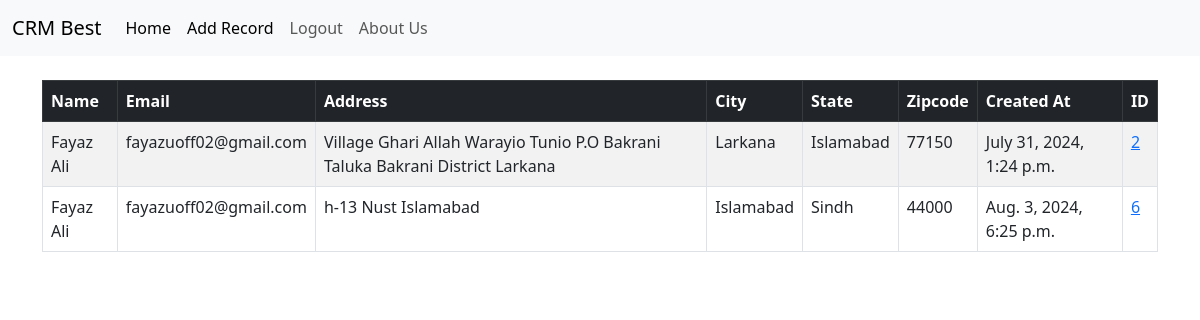
The app's page / (signed in) with its own data.
### crmapp/models.py (models this page shows, shortened)
class Record(models.Model):
    created_at=models.DateTimeField(auto_now_add=True)
    first_name=models.CharField(max_length=200)
    last_name=models.CharField(max_length=200)
    email=models.CharField(max_length=100)
    address=models.CharField(max_length=100)
    city=models.CharField(max_length=100)
    state=models.CharField(max_length=100)
    zipcode=models.CharField(max_length=100)

### crmapp/views.py (the view)
# urls.py: path('', views.home, name='home'),
def home(request):
    records=Record.objects.all()
    if request.method == 'POST':
        username = request.POST['username']
        password = request.POST['password']
        user = authenticate(request, username=username, password=password)
        if user is not None:
            login(request, user)
            messages.success(request, "You Have Been Logged In!")
            return redirect('home')
        else:
            messages.error(request, "There Was An Error Logging In, Please Try Again...")
            return redirect('home')
    else:
        return render(request, 'crmapp/home.html', {'records':records})

### crmapp/templates/crmapp/home.html (shortened to what this page needs)
{% extends 'crmapp/base.html' %}
{% block content %}
{% if user.is_authenticated %}
<table class="table table-striped table-hover table-bordered">
  <thead class="table-dark">
    <tr>
      <th scope="col">Name</th>
      <th scope="col">Email</th>
      <th scope="col">Address</th>
      <th scope="col">City</th>
      <th scope="col">State</th>
      <th scope="col">Zipcode</th>
      <th scope="col">Created At</th>
      <th scope="col">ID</th>
    </tr>
  </thead>
  <tbody>
{% if records %}
	{% for record in records %}
  <tr>
    <td><a href="{% url 'record' record.id %}" style="color: inherit; text-decoration: none;">{{ record.first_name }} {{ record.last_name }}</a></td>
			<td>{{ record.email }}</td>
			<td>{{ record.address }}</td>
			<td>{{ record.city }}</td>
			<td>{{ record.state }}</td>
			<td>{{ record.zipcode }}</td>
			<td>{{ record.created_at }}</td>
			<td> <a href="{% url 'record' record.id %}">{{ record.id }}</a> </td>
		</tr>
	{% endfor %}
{% endif %}
	  </tbody>
	</table>
  {% endif %}
{% endblock %}

### crmapp/templates/crmapp/base.html (shortened to what this page needs)
<!doctype html>
<html lang="en">
  <head>
    <link href="https://cdn.jsdelivr.net/npm/bootstrap@5.3.0-alpha1/dist/css/bootstrap.min.css" rel="stylesheet">
  </head>
  <body>
    {% include 'navbar.html' %}
    <div class="container">
      <br/>
      {% block content %}
      {% endblock%}
    </div>
  </body>
</html>

### templates/navbar.html (shortened to what this page needs)
<nav class="navbar navbar-expand-lg bg-body-tertiary ">
    <div class="container-fluid">
      <a class="navbar-brand" href="{%url 'home'%}">CRM Best</a>
      <div class="collapse navbar-collapse" id="navbarNav">
        <ul class="navbar-nav">
          {%if user.is_authenticated%}
          <li class="nav-item">
            <a class="nav-link active" aria-current="page" href="{%url 'home'%}">Home</a>
          </li>
          <li class="nav-item">
            <a class="nav-link active" aria-current="page" href="{%url 'add_record'%}">Add Record</a>
          </li>
          <li class="nav-item">
            <a class="nav-link" href="{%url 'logout'%}">Logout</a>
          </li>
          <li class="nav-item">
            <a class="nav-link" href="{%url 'about'%}">About Us</a>
          </li>
          {%endif%}
        </ul>
      </div>
    </div>
  </nav>

### records on screen
Record: first_name "Fayaz", last_name "Ali", email "fayazuoff02@gmail.com", address "Village Ghari Allah Warayio Tunio P.O Bakrani Taluka Bakrani District Larkana", city "Larkana", state "Islamabad", zipcode "77150", created_at "July 31, 2024, 1:24 p.m.", id "2"
Record: first_name "Fayaz", last_name "Ali", email "fayazuoff02@gmail.com", address "h-13 Nust Islamabad", city "Islamabad", state "Sindh", zipcode "44000", created_at "Aug. 3, 2024, 6:25 p.m.", id "6"
